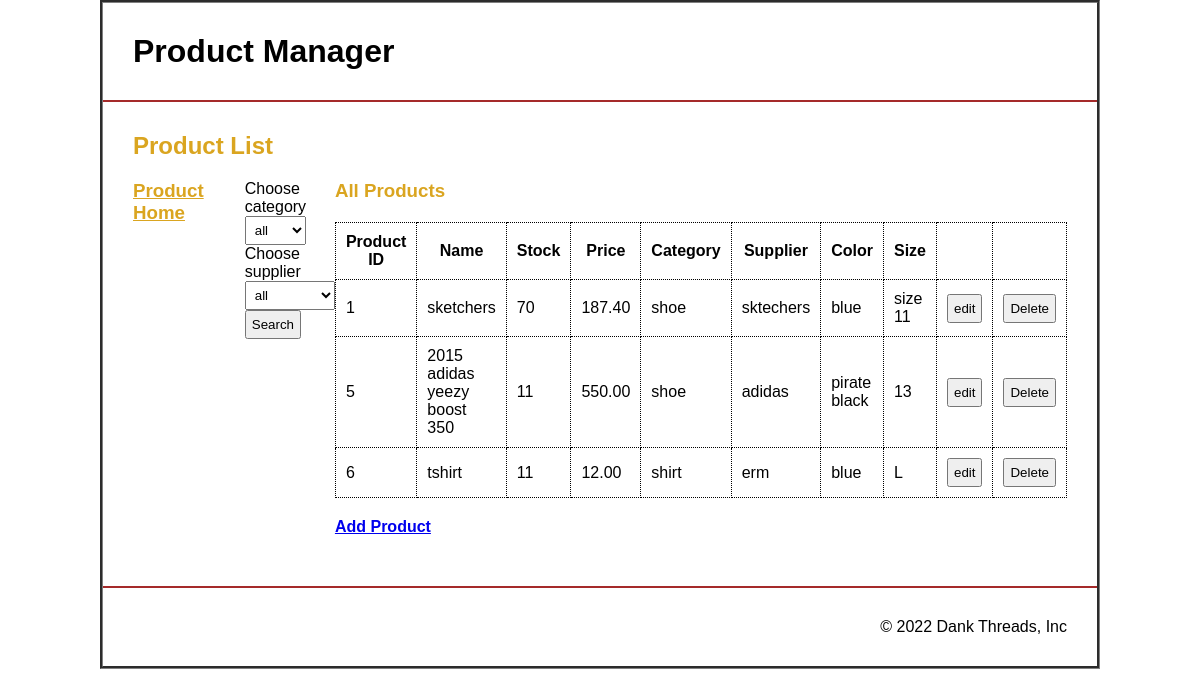
The app's page /productview.php, older data.
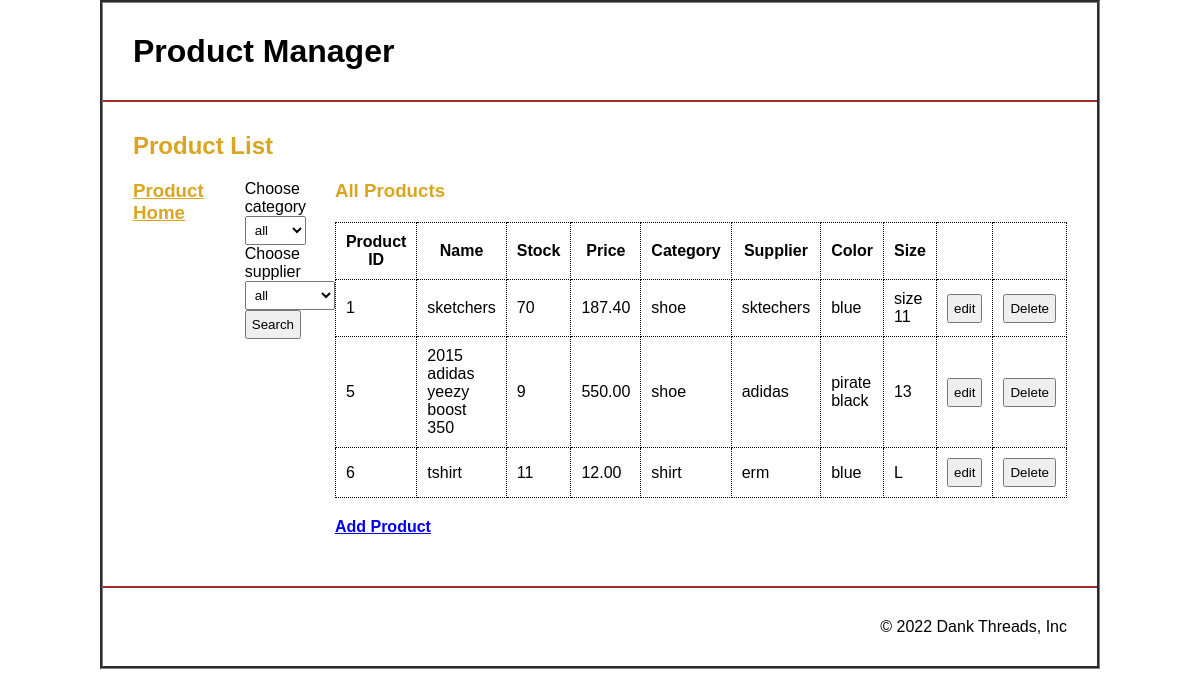
The same page, newer data.
### tables this page shows
CREATE TABLE `products` (
  `pid` int(11) NOT NULL,
  `pname` varchar(255) NOT NULL,
  `stock` int(11) NOT NULL,
  `price` decimal(10,2) NOT NULL,
  `category` varchar(255) NOT NULL,
  `sid` int(255) NOT NULL,
  `color` varchar(255) NOT NULL,
  `psize` varchar(255) NOT NULL
);

CREATE TABLE `suppliers` (
  `sid` int(11) NOT NULL,
  `sname` varchar(250) NOT NULL
);

### productview.php (the view, shortened to what this page needs)
<?php
include('db_conn.php');
$info = $show2 = $show1 = '';
if (isset($_REQUEST["category"])) {
    $cat_id = $_REQUEST["category"];
    $sql2 = "SELECT *, suppliers.sname FROM `products` inner join suppliers where `category` = '$cat_id' and products.sid=suppliers.sid;";
    $sql3 = "SELECT category FROM `products` WHERE `category` = '$cat_id'";
    if (isset($_REQUEST["supplier"])) {
        $supplier_id = $_REQUEST["supplier"];
        $sql2 = "SELECT *, suppliers.sname FROM `products` inner join suppliers where `category` = '$cat_id' and `sname` = '$supplier_id' and products.sid=suppliers.sid;";
        $sql3 = "SELECT category FROM `products` WHERE `category` = '$cat_id'";
    }
    $result3 = mysqli_query($conn,$sql2);
    $row3 = mysqli_fetch_assoc($result3);
    if (isset($_REQUEST["supplier"])) {
        $title = "Category: ".$_REQUEST["category"]." Supplier: ".$_REQUEST["supplier"];
    } else {
        $title = "Category: ".$_REQUEST["category"];
    }
} else {
    $sql2 = "SELECT *, suppliers.sname FROM `products` inner join suppliers where products.sid=suppliers.sid; ";
}
$result1 = mysqli_query($conn,$sql2);
$row1 = mysqli_fetch_assoc($result1);
if (!empty($row1)) {
    do {
        $show2 .= '
        <tr>
            <td>'.$row1['pid'].'</td>
            <td>'.$row1['pname'].'</td>
            <td>'.$row1['stock'].'</td>
            <td>'.$row1['price'].'</td>
            <td>'.$row1['category'].'</td>
            <td>'.$row1['sname'].'</td>
            <td>'.$row1['color'].'</td>
            <td>'.$row1['psize'].'</td>
            <td><button onclick="location.href=\'editproduct.php?edit_pid='.$row1['pid'].'\';">edit</button></td>
            <td><button onclick="location.href=\'productview.php?dlt_id='.$row1['pid'].'\';">Delete</button></td>
        </tr>';
    } while ($row1 = mysqli_fetch_assoc($result1));
}
?>
<!DOCTYPE html>
<html lang="en">
<head>
    <link rel="stylesheet" href="style.css">
</head>
<body>
    <header>
        <h1>
            Product Manager
        </h1>
    </header>
    <main>
        <h2 class="page_title">
            Product List
        </h2>
        <div class="flex">
            <aside class="left">
                <h3 class="title"><a href="productview.php">Product Home</a></h3>
            </aside>
        <form method="post">
            <aside class="left">
                <p>Choose category</p>
                <select name="categorydd" id="czsfgdrgategorydd">
                <option value="none">all</option>
                </select>
            </aside>
            <aside class="left">
            <p>Choose supplier</p>
                <select name="supplierdd" id="suppliersedjgnwegdd">
                    <option value="none">all</option>
                </select>
                <input id="submit" name="submit" type="submit" value="Search">
            </aside>
        </form>
            <aside class="right">
            <h3 class="title"><?php
                if (isset($_REQUEST["category"])) {
                    if (isset($_REQUEST["supplier"])) {
                        echo "Category: ".$_REQUEST["category"]."<br>";
                        echo "Supplier: ".$_REQUEST["supplier"];
                    } else {
                        echo "Category: ".$_REQUEST["category"];
                    }
                } else if (isset($_REQUEST["supplier"])) {
                    echo "Supplier: ".$_REQUEST["supplier"];
                } else {
                    echo "All Products";
                }
            ?>
            </h3>
                <table class="list">
                    <tr>
                        <th>Product ID</th>
                        <th>Name</th>
                        <th>Stock</th>
                        <th>Price</th>
                        <th>Category</th>
                        <th>Supplier</th>
                        <th>Color</th>
                        <th>Size</th>
                        <th></th>
                        <th></th>
                    </tr>
                    <?php echo $show2; ?>
                </table>
                <a href="addproduct.php">Add Product</a>
            </aside>
        </div>
    </main>
    <footer>
        <p>&copy; 2022 Dank Threads, Inc</p>
    </footer>
</body>
</html>

Row changes from the older to the newer data that the page shows:
changed products "2015 adidas yeezy boost 350": stock "11" → "9"
